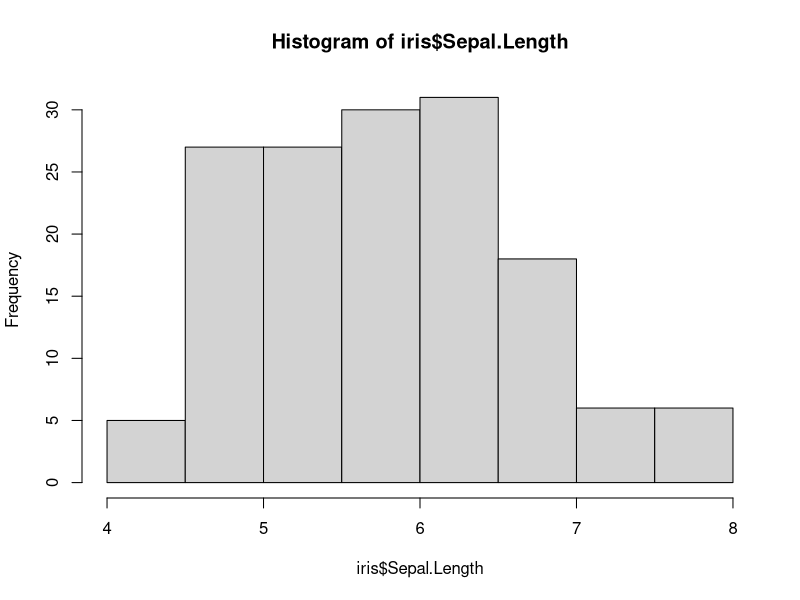
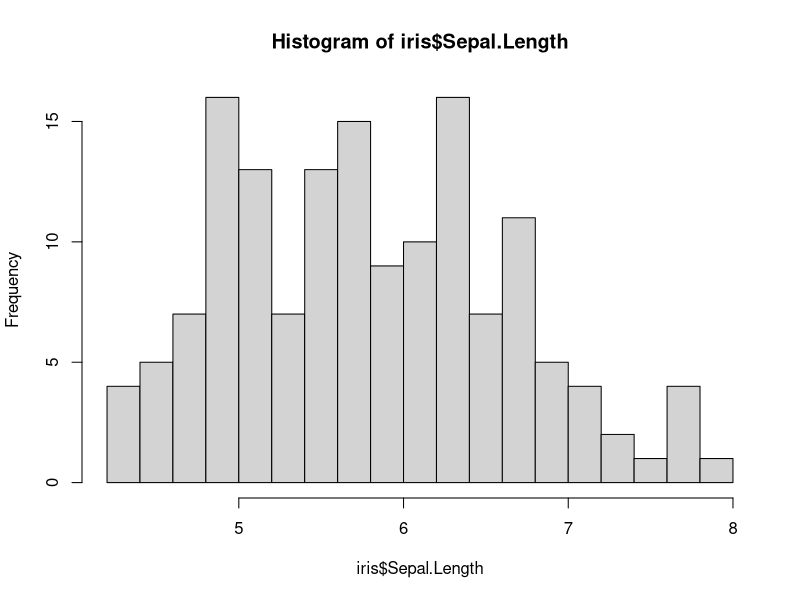
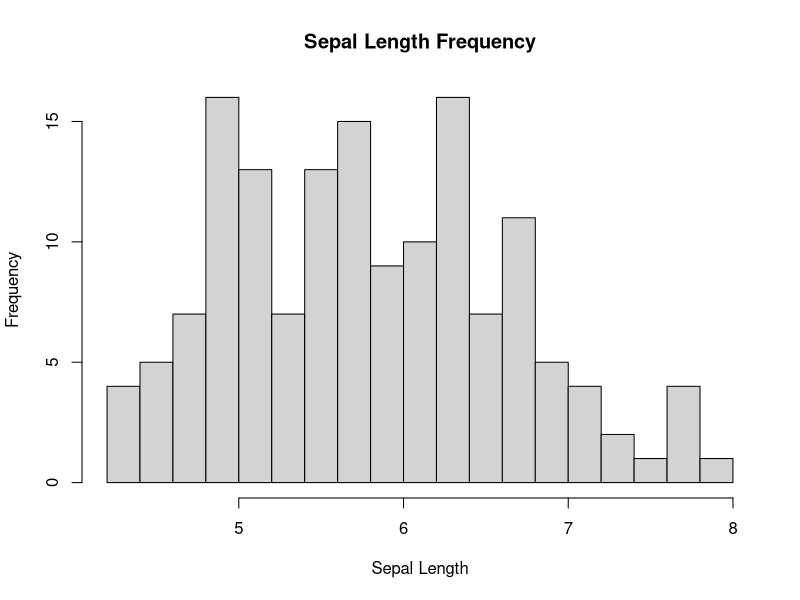
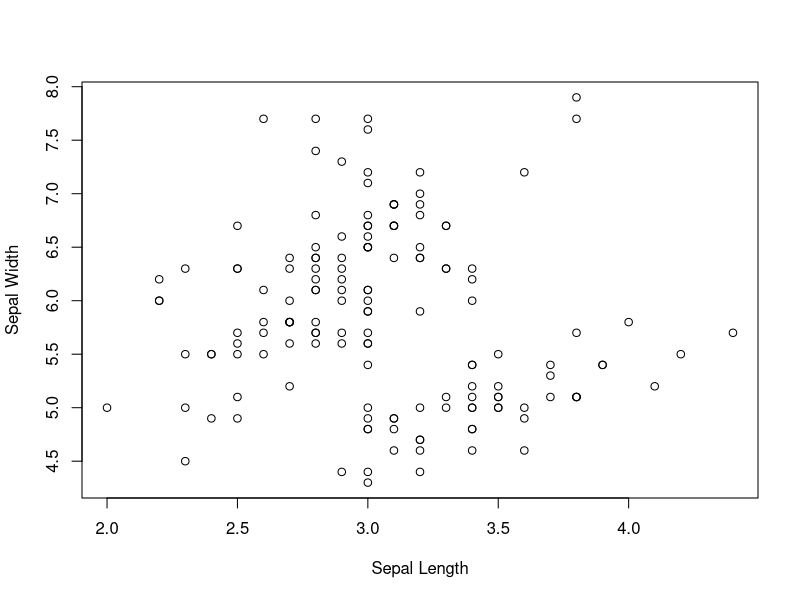
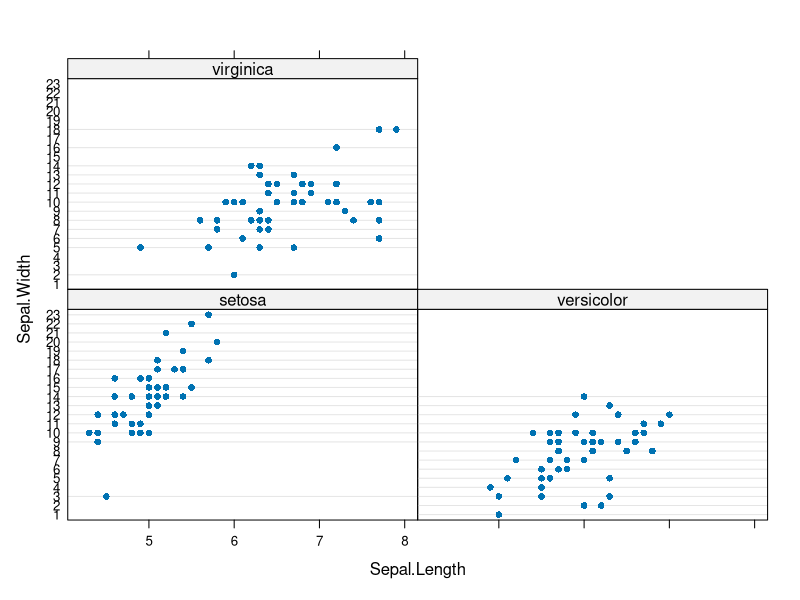
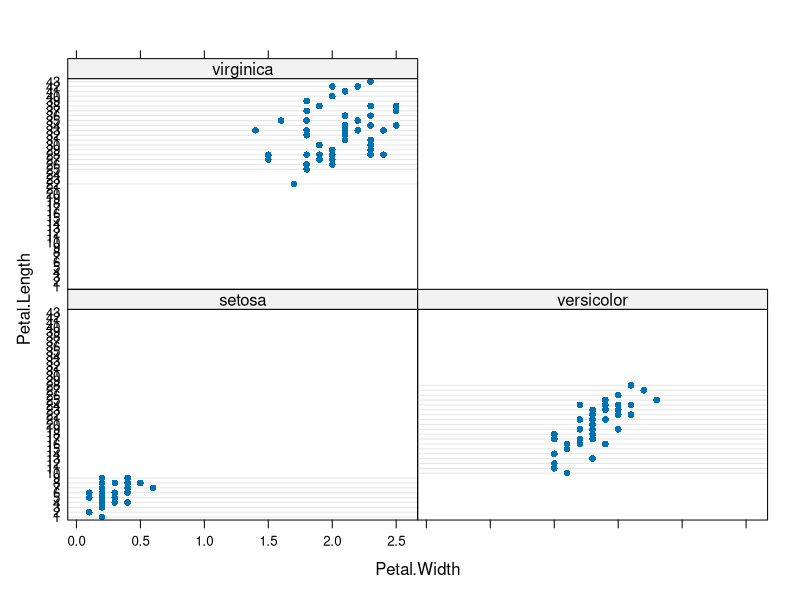

Write R code to recreate these figures, in order.
# models and formulas

# example y ~ x1 + x2

dataset <- iris 

head(dataset) #gives you the top
tail(dataset) #bottoom

dataset #only works for smaller

nrow(dataset) #number of rows
ncol(dataset) #does not count the line number

#linear model
petals.lm <- lm(formula = Petal.Length ~ Petal.Width, data = dataset)

petals.lm

summary(petals.lm) #get statistical data
  #r^2 value is the correlation, the higher the r2, the stronger correlation
  #p value: how significant the correlation (want a one smaller than 0.05)

# charts and graphs
names(iris)
hist(iris$Sepal.Length) #shows frequency
#increase the number of bins in our histogram to see distribution
hist(iris$Sepal.Length,breaks = 25)
#add some labels
hist(iris$Sepal.Length,breaks = 25, xlab = "Sepal Length", main = "Sepal Length Frequency")

plot(iris$Sepal.Length ~ iris$Sepal.Width, xlab = "Sepal Length", ylab = "Sepal Width")

library(lattice)
#lets use the lattice dot plot

dotplot(Sepal.Width ~ Sepal.Length | Species, data = iris)
dotplot(Petal.Length ~ Petal.Width | Species, data = dataset)